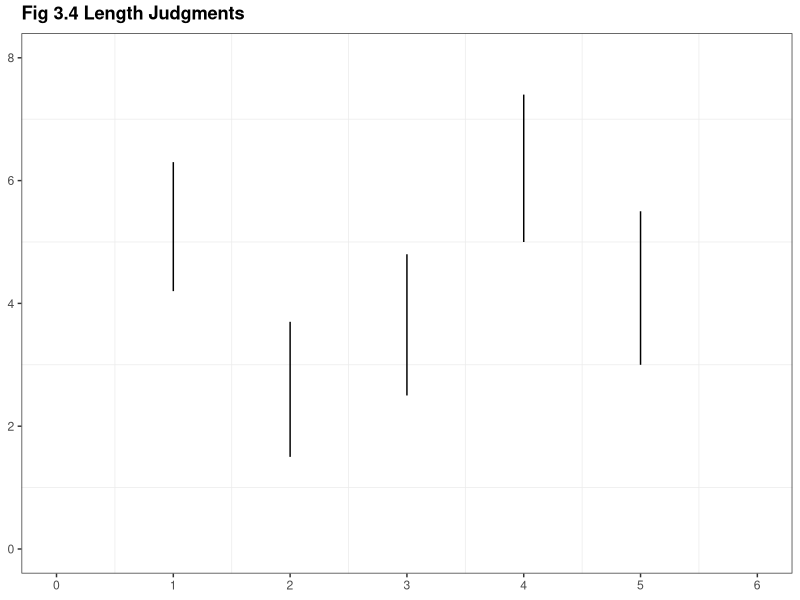
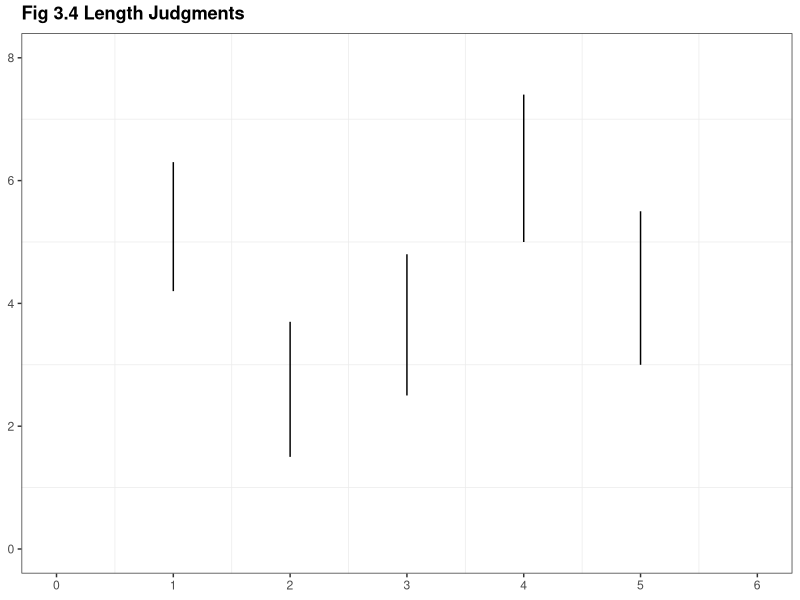

The R source for these figures, in order:
library(ggplot2)

this_base <- "fig03-04_length-judgments" 

my_data <- data.frame(ylow = c(4.2, 1.5, 2.5, 5, 3), 
                  yhigh = c(6.3, 3.7, 4.8, 7.4, 5.5))

p <- ggplot() + 
  geom_segment(data = my_data, aes(x = 1:5, y = ylow, 
                                      xend = 1:5, yend = yhigh)) +
  scale_x_continuous(breaks = seq(0, 6, 1), limit = c(0, 6)) +
  scale_y_continuous(limit = c(0,8)) +
  ggtitle("Fig 3.4 Length Judgments") +
  theme_bw() +
  theme(panel.grid.major = element_blank(),
        plot.title = element_text(size = rel(1.2), face = "bold", vjust = 1.5),
        axis.title = element_blank())

p

ggsave(paste0(this_base, ".png"), 
       p, width = 6, height = 4)
